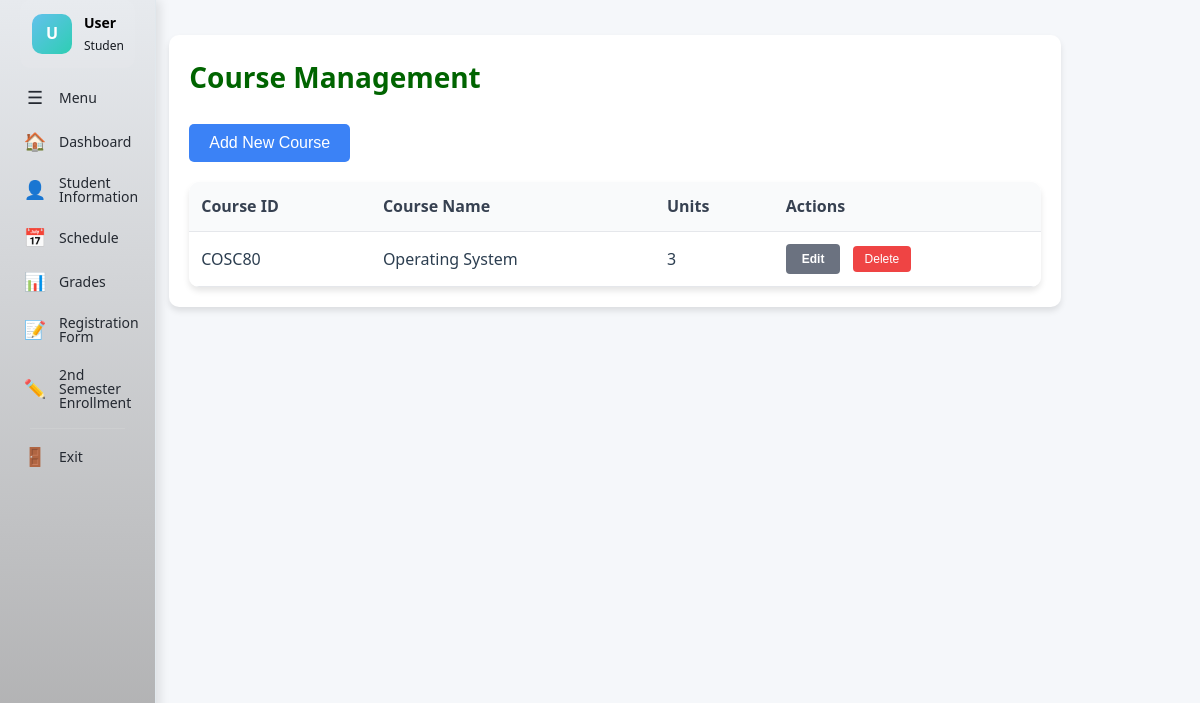
Page /course-management.php on the committed database.
### tables this page shows
CREATE TABLE `course_data` (
  `CourseId` varchar(50) NOT NULL,
  `CourseName` varchar(255) NOT NULL,
  `Unit` int(11) NOT NULL,
  `CreatedAt` timestamp NOT NULL DEFAULT current_timestamp(),
  `UpdatedAt` timestamp NOT NULL DEFAULT current_timestamp() ON UPDATE current_timestamp()
);

### database/db_config.php (called while the page is built, shortened)
<?php
function getDBConnection() {
    static $conn = null;
    if ($conn === null) {
        $conn = new mysqli(DB_HOST, DB_USER, DB_PASS, DB_NAME);
        $conn->set_charset(DB_CHARSET);
    }
    return $conn;
}
function executeQuery($sql, $params = [], $types = '', &$errorMessage = null) {
    $conn = getDBConnection();
    try {
        $stmt = $conn->prepare($sql);
        if (!$stmt->execute()) {
            $errMsg = "Execute failed: " . $stmt->error;
            if ($errorMessage !== null) $errorMessage = $errMsg;
            error_log("executeQuery Execute Error: " . $errMsg . " | SQL: " . $sql);
            $stmt->close();
            return false;
        }
        if (stripos(trim($sql), 'SELECT') === 0) {
            $result = $stmt->get_result();
            $data = [];
            while ($row = $result->fetch_assoc()) {
                $data[] = $row;
            }
            return $data;
        }
        return true;
    } catch (Exception $e) {
        $errMsg = "Exception: " . $e->getMessage();
        if ($errorMessage !== null) $errorMessage = $errMsg;
        error_log("executeQuery Exception: " . $errMsg);
        return false;
    }
}
?>

### course-management.php (the view, shortened to what this page needs)
<?php
require_once 'database/db_config.php';
try {
    $coursesSql = "SELECT * FROM course_data ORDER BY CourseName ASC";
    $courses = executeQuery($coursesSql);
} catch (Exception $e) {
    $courses = [];
}
?>
<!DOCTYPE html>
<html lang="en">
<head>
    <link rel="stylesheet" href="css/management.css">
</head>
<body>
    <?php include 'sidebar.php'; ?>
    <div class="management-content">
        <div class="management-area">
            <div class="course-management-container">
                <h1>Course Management</h1>
                <button type="button" class="btn-primary" onclick="openCourseModal()">
                    Add New Course
                </button>
                <div class="course-management-table-container" id="course-table-container">
                    <?php if (empty($courses)): ?>
                        <div class="course-management-empty-state">
                            <h3>No courses found</h3>
                            <p>Get started by adding your first course.</p>
                            <button type="button" class="btn-primary" onclick="openCourseModal()">
                                + Add New Course
                            </button>
                        </div>
                    <?php else: ?>
                        <table class="course-management-table">
                            <thead>
                                <tr>
                                    <th>Course ID</th>
                                    <th>Course Name</th>
                                    <th>Units</th>
                                    <th>Actions</th>
                                </tr>
                            </thead>
                            <tbody id="course-table-body">
                                <?php foreach ($courses as $course): ?>
                                    <tr data-course-id="<?php echo htmlspecialchars($course['CourseId']); ?>">
                                        <td><?php echo htmlspecialchars($course['CourseId']); ?></td>
                                        <td><?php echo htmlspecialchars($course['CourseName']); ?></td>
                                        <td><?php echo htmlspecialchars($course['Unit']); ?></td>
                                        <td>
                                            <div class="course-management-actions">
                                                <button type="button" class="btn-secondary" onclick="editCourse('<?php echo htmlspecialchars($course['CourseId']); ?>')">
                                                    Edit
                                                </button>
                                                <button type="button" class="btn-danger" onclick="deleteCourse('<?php echo htmlspecialchars($course['CourseId']); ?>', '<?php echo htmlspecialchars($course['CourseName']); ?>')">
                                                    Delete
                                                </button>
                                            </div>
                                        </td>
                                    </tr>
                                <?php endforeach; ?>
                            </tbody>
                        </table>
                    <?php endif; ?>
                </div>
            </div>
        </div>
    </div>
</body>
</html>

### css/management.css (style rules this page uses)
* { margin: 0; padding: 0; box-sizing: border-box; }
:root { --primary-green: #006400; --primary-green-dark: #004d00; --primary-green-light: #28a745; --accent-light: #90EE90; --bg-main: #f5f7fa; --bg-card: #ffffff; --text-primary: #2c3e50; --text-secondary: #6c757d; --border-color: #e1e8ed; --shadow-sm: 0 2px 4px rgba(0, 0, 0, 0.08); --shadow-md: 0 4px 12px rgba(0, 0, 0, 0.1); --shadow-lg: 0 8px 24px rgba(0, 0, 0, 0.12); --transition: all 0.3s cubic-bezier(0.4, 0, 0.2, 1); }
body { font-family: 'Segoe UI', Tahoma, Geneva, Verdana, sans-serif; background-color: var(--bg-main); color: var(--text-primary); line-height: 1.6; width: 100vw; }
.management-content { width: calc(100% - 260px); padding: 0 24px 80px 0; min-height: calc(100vh - 128px); transition: var(--transition); background-color: var(--bg-main); }
.management-content h1, .management-content h2 { color: var(--primary-green); margin-bottom: 24px; font-weight: 700; }
.management-content h1 { font-size: 28px; }
.management-area { width: calc(100%); margin-top: 3px; padding: 32px 24px 80px 0; background-color: var(--bg-main); min-height: calc(100vh - 128px); transition: var(--transition); }
.btn-add, .btn-primary { background: #3b82f6; color: white; padding: 10px 20px; border: none; border-radius: 5px; cursor: pointer; font-size: 16px; margin-bottom: 20px; }
.btn-delete, .btn-danger { background: #ef4444; color: white; padding: 6px 12px; border: none; border-radius: 4px; cursor: pointer; font-size: 12px; }
.btn-secondary { background: #6b7280; color: white; padding: 8px 16px; border: none; border-radius: 4px; cursor: pointer; font-size: 12px; font-weight: 600; transition: background-color 0.2s; margin-right: 8px; }
.course-management-container { background: white; border-radius: 10px; box-shadow: 0 4px 6px rgba(0, 0, 0, 0.1); padding: 20px; margin-bottom: 20px; }
.course-management-table-container { background: white; border-radius: 10px; box-shadow: 0 4px 6px rgba(0, 0, 0, 0.1); overflow: hidden; }
.course-management-table { width: 100%; border-collapse: collapse; margin-top: 0; background: white; }
.course-management-table th, .course-management-table td { padding: 12px; text-align: left; border-bottom: 1px solid #e5e7eb; }
.course-management-table th { background: #f9fafb; font-weight: 600; color: #374151; }
.course-management-actions { white-space: nowrap; }

### sidebar.php (style rules this page uses)
.management-content, .management-area { margin-left: 8%; transition: margin-left 0.3s ease; }

### rows in the picture
course_data: CourseId "COSC80", CourseName "Operating System", Unit "3"

### other values in the picture
$userInitial "U"
$userName "User"
